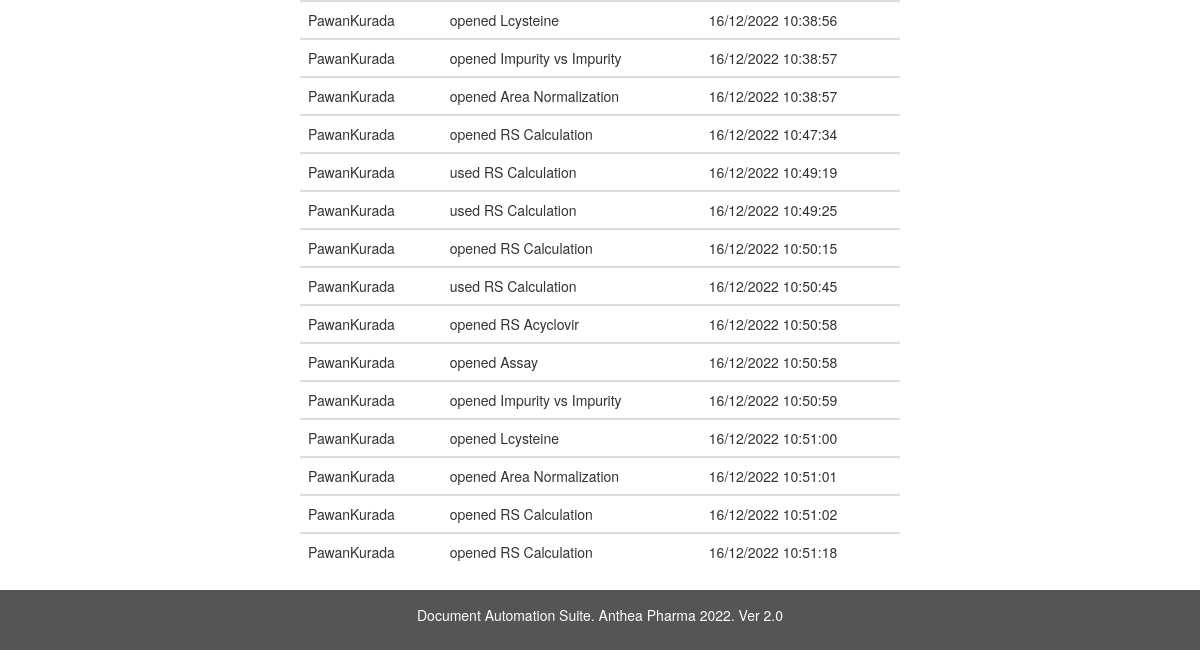
The page /logs (signed in, lower part) on the database as committed earlier.
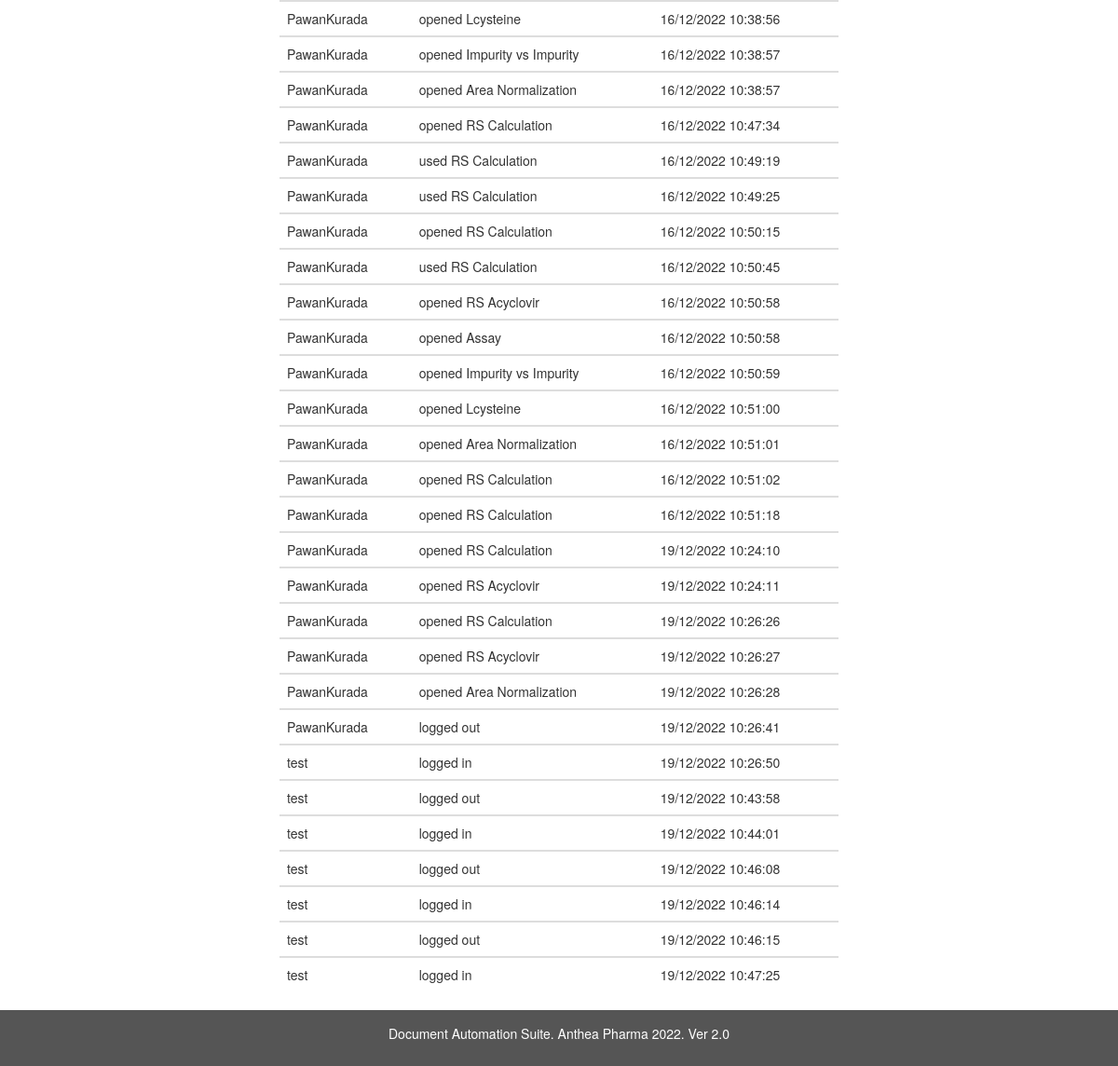
The same page on the database as committed later.
### imp_calc/models.py (models this page shows, shortened)
class Logs(db.Model):
    id = db.Column(db.Integer, primary_key=True)
    user_id =  db.Column(db.Integer,db.ForeignKey('user.id'))
    activity = db.Column(db.String(length=50),nullable = False)
    dt_string = db.Column(db.String(length=60),nullable = False)

class User(db.Model, UserMixin):
    id = db.Column(db.Integer(),primary_key = True)
    is_activate = db.Column(db.Boolean, default=True)
    username = db.Column(db.String(length=12),nullable = False, unique = True)
    role = db.Column(db.String(length=1),nullable=False)
    password_hash = db.Column(db.String(length=60),nullable = False)
    created_at = db.Column(db.DateTime, nullable = False, default= datetime.utcnow)
    logs = relationship("Logs", backref="UserLogs")
    @property
    def is_active(self):
        return self.is_activate
    @property
    def password(self):
        return self.password

### imp_calc/routes.py (the view)
@app.route('/logs')
def RetrieveLogsList():
    print(current_user.role)
    if current_user.role == 'a':
        logs = db.session.query(Logs, User.username).join(User, User.id == Logs.user_id, isouter=True)
    elif current_user.role == 'm':
        print("This is coming till here")
        logs = db.session.query(Logs, User.username).join(User, User.id == Logs.user_id,  isouter=True).filter(or_(User.role == 'u', User.id == current_user.id))
    else:
        logs = db.session.query(Logs, User.username).join(User, User.id == Logs.user_id, isouter=True).filter(current_user.id == Logs.user_id)
    return render_template('datalogs.html',logs = logs)

### imp_calc/models.py (called while the page is built)
@login_manager.user_loader
def load_user(user_id):
    return User.query.get(int(user_id))

### imp_calc/templates/datalogs.html (shortened to what this page needs)
{% extends 'admin.html' %}
{% block main %}
<table class="table">
  {% for log in logs %}
  <tbody>
    <tr>
      {% if log.username!=None %}
      <td>{{log.username}}</td>
      {% else %}
      <td><i>Deleted User</i></td>
      {% endif %}
      <td>{{log.Logs.activity}}</td>
      <td>{{log.Logs.dt_string}}</td>
    </tr>
  </tbody>
  {% endfor %}
</table>
{% endblock %}

Rows that differ between the two databases and show on the page:
added Logs: username "PawanKurada", Logs.activity "opened RS Calculation", Logs.dt_string "19/12/2022 10:24:10"
added Logs: username "PawanKurada", Logs.activity "opened RS Acyclovir", Logs.dt_string "19/12/2022 10:24:11"
added Logs: username "PawanKurada", Logs.activity "opened RS Calculation", Logs.dt_string "19/12/2022 10:26:26"
added Logs: username "PawanKurada", Logs.activity "opened RS Acyclovir", Logs.dt_string "19/12/2022 10:26:27"
added Logs: username "PawanKurada", Logs.activity "opened Area Normalization", Logs.dt_string "19/12/2022 10:26:28"
added Logs: username "PawanKurada", Logs.activity "logged out", Logs.dt_string "19/12/2022 10:26:41"
added Logs: username "test", Logs.activity "logged in", Logs.dt_string "19/12/2022 10:26:50"
added Logs: username "test", Logs.activity "logged out", Logs.dt_string "19/12/2022 10:43:58"
added Logs: username "test", Logs.activity "logged in", Logs.dt_string "19/12/2022 10:44:01"
added Logs: username "test", Logs.activity "logged out", Logs.dt_string "19/12/2022 10:46:08"
added Logs: username "test", Logs.activity "logged in", Logs.dt_string "19/12/2022 10:46:14"
added Logs: username "test", Logs.activity "logged out", Logs.dt_string "19/12/2022 10:46:15"
added Logs: username "test", Logs.activity "logged in", Logs.dt_string "19/12/2022 10:47:25"
